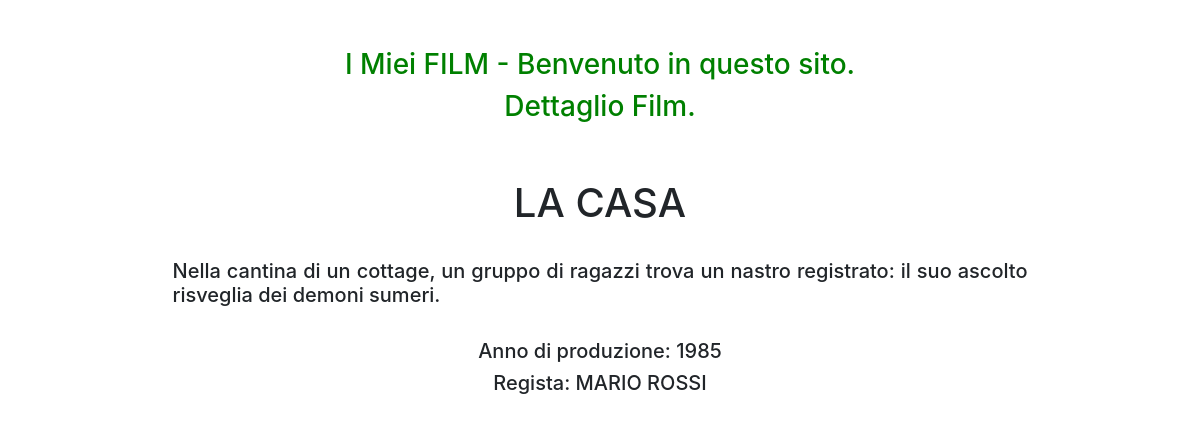
/film/1, run on the app's committed database.
### news/models.py (models this page shows, shortened)
class Film(models.Model):
    titolo = models.CharField(max_length=100) # alcuni campi necessitano di parametri obbligatori!
    contenuto = models.TextField()
    anno = models.TextField()
    regista = models.ForeignKey(Regista, on_delete=models.CASCADE, related_name="film")
    class Meta:
        verbose_name = "Film"
        verbose_name_plural = "Film"

class Regista(models.Model):
    nome = models.CharField(max_length=20)
    cognome = models.CharField(max_length=20)
    def __str__(self):
        return self.nome + " " + self.cognome
    class Meta:
        verbose_name = "Regista"
        verbose_name_plural = "Registi"

### news/views.py (the view)
# urls.py: path("film/<int:pk>", FilmDetailViewCB.as_view(), name="film_detail"),
class FilmDetailViewCB(DetailView):
    model = Film
    template_name = "film_detail.html"

### news/templates/film_detail.html (shortened to what this page needs)
{% extends 'base.html' %}
{% block content %}
    <h3 style = "text-align:center" >Dettaglio Film.</h3>
    <br><br>
    <h1 style = "text-align:center" >{{ film.titolo }}</h1>
    <br>
    <div class= "mioDivCustom">
        <h5>{{ film.contenuto }}</h5>
    </div>
    <br>
    <h5 style = "text-align:center" >Anno di produzione: {{ film.anno }}</h5>
    <h5 style = "text-align:center">Regista: {{ film.regista }}</h5>
{% endblock content %}

### news/static/news.css (style rules this page uses)
h3 { color: green; }
.mioDivCustom { width: 855px; margin:0 auto; text-align: justify; }

### data on the page
Film: titolo "LA CASA", contenuto "Nella cantina di un cottage, un gruppo di ragazzi trova un nastro registrato: il suo ascolto risveglia dei demoni sumeri.", anno "1985", regista "MARIO ROSSI"
